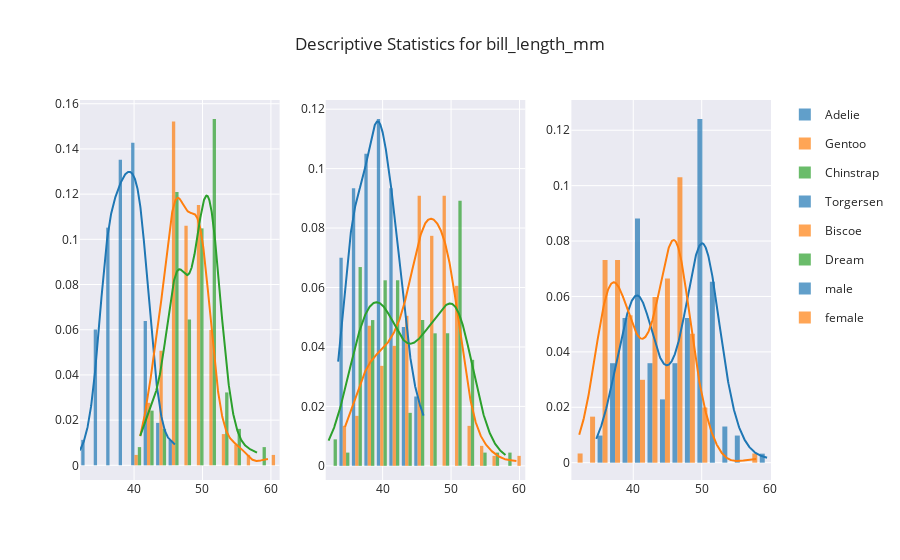
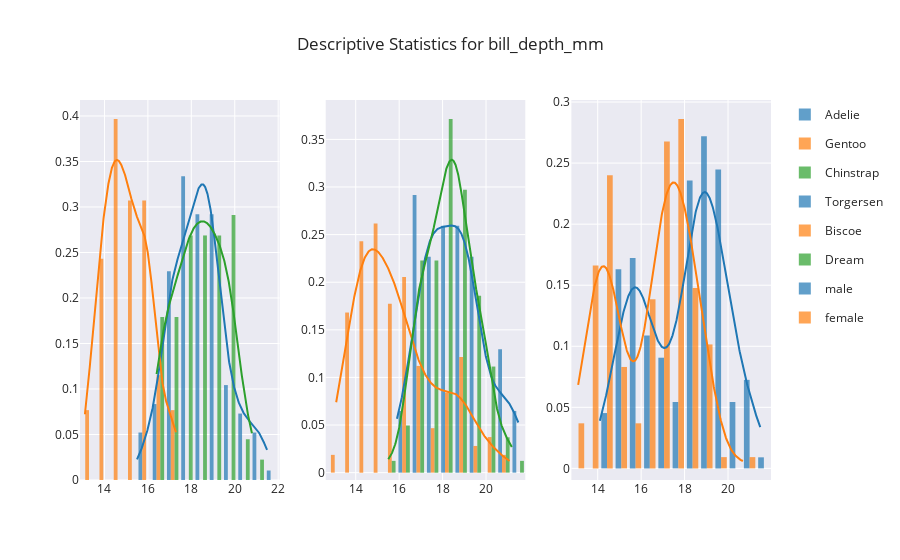
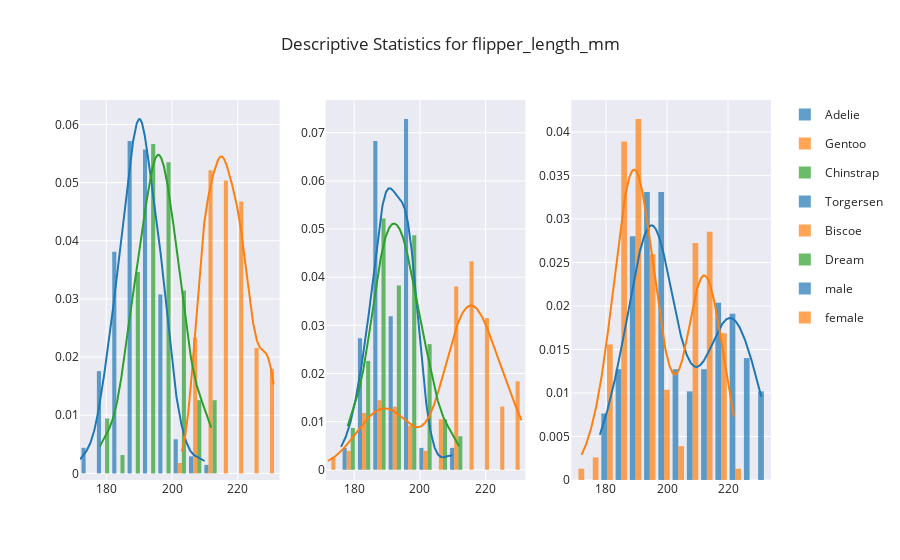
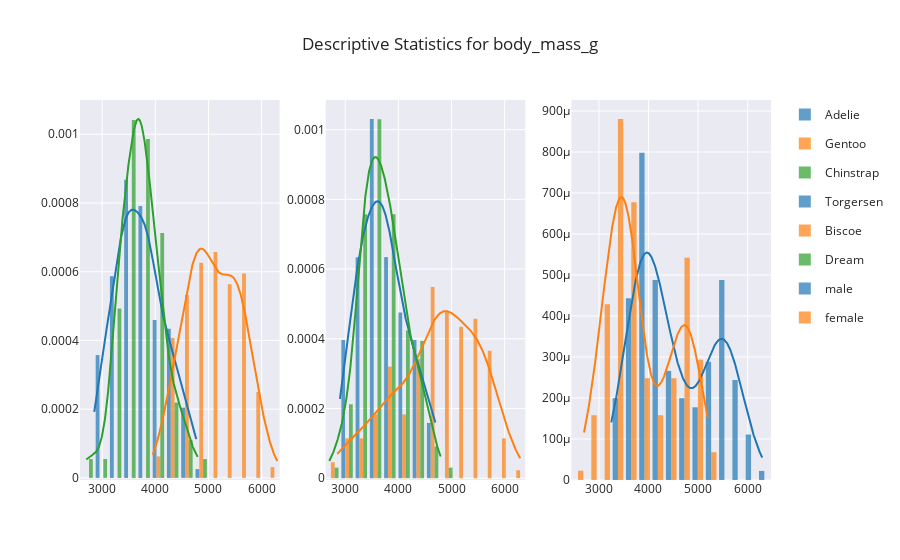

The code cell stored with these charts, in order, in its notebook:
### Markdown cell above
Now, we display all of the descriptive distributions for each of the continuous features (i.e. displaying numerical features with categorical subgroups)

### Code cell
importlib.reload(plots)
quantitative = [column for column in penguins.columns if not plots.isQualitative(penguins, column)]
qualititative = [column for column in penguins.columns if plots.isQualitative(penguins, column)]
for feature in quantitative:
    plots.descriptiveDistributions(penguins, feature, qualititative).show()

### Figure 1 — Plotly figure (JSON) as saved in the notebook; plotly's stock layout.template omitted (floating-point values rounded to 4 significant figures; data arrays with more than 128 entries replaced by an {"elided": "..."} marker saying what was removed)
{"data": [{"autobinx": false, "histnorm": "probability density", "legendgroup": "Adelie", "marker": {"color": "rgb(31, 119, 180)"}, "name": "Adelie", "opacity": 0.7, "type": "histogram", "x": {"elided": "146 float values"}, "xaxis": "x", "xbins": {"end": 46, "size": 1.823, "start": 32.1}, "yaxis": "y"}, {"autobinx": false, "histnorm": "probability density", "legendgroup": "Gentoo", "marker": {"color": "rgb(255, 127, 14)"}, "name": "Gentoo", "opacity": 0.7, "type": "histogram", "x": [46.1, 50, 48.7, 50, 47.6, 46.5, 45.4, 46.7, 43.3, 46.8, 40.9, 49, 45.5, 48.4, 45.8, 49.3, 42, 49.2, 46.2, 48.7, 50.2, 45.1, 46.5, 46.3, 42.9, 46.1, 47.8, 48.2, 50, 47.3, 42.8, 45.1, 59.6, 49.1, 48.4, 42.6, 44.4, 44, 48.7, 42.7, 49.6, 45.3, 49.6, 50.5, 43.6, 45.5, 50.5, 44.9, 45.2, 46.6, 48.5, 45.1, 50.1, 46.5, 45, 43.8, 45.5, 43.2, 50.4, 45.3, 46.2, 45.7, 54.3, 45.8, 49.8, 49.5, 43.5, 50.7, 47.7, 46.4, 48.2, 46.5, 46.4, 48.6, 47.5, 51.1, 45.2, 45.2, 49.1, 52.5, 47.4, 50, 44.9, 50.8, 43.4, 51.3, 47.5, 52.1, 47.5, 52.2, 45.5, 49.5, 44.5, 50.8, 49.4, 46.9, 48.4, 51.1, 48.5, 55.9, 47.2, 49.1, 46.8, 41.7, 53.4, 43.3, 48.1, 50.5, 49.8, 43.5, 51.5, 46.2, 55.1, 48.8, 47.2, 46.8, 50.4, 45.2, 49.9], "xaxis": "x", "xbins": {"end": 59.6, "size": 1.823, "start": 40.9}, "yaxis": "y"}, {"autobinx": false, "histnorm": "probability density", "legendgroup": "Chinstrap", "marker": {"color": "rgb(44, 160, 44)"}, "name": "Chinstrap", "opacity": 0.7, "type": "histogram", "x": [46.5, 50, 51.3, 45.4, 52.7, 45.2, 46.1, 51.3, 46, 51.3, 46.6, 51.7, 47, 52, 45.9, 50.5, 50.3, 58, 46.4, 49.2, 42.4, 48.5, 43.2, 50.6, 46.7, 52, 50.5, 49.5, 46.4, 52.8, 40.9, 54.2, 42.5, 51, 49.7, 47.5, 47.6, 52, 46.9, 53.5, 49, 46.2, 50.9, 45.5, 50.9, 50.8, 50.1, 49, 51.5, 49.8, 48.1, 51.4, 45.7, 50.7, 42.5, 52.2, 45.2, 49.3, 50.2, 45.6, 51.9, 46.8, 45.7, 55.8, 43.5, 49.6, 50.8, 50.2], "xaxis": "x", "xbins": {"end": 58, "size": 1.823, "start": 40.9}, "yaxis": "y"}, {"legendgroup": "Adelie", "marker": {"color": "rgb(31, 119, 180)"}, "mode": "lines", "name": "Adelie", "showlegend": false, "type": "scatter", "x": {"elided": "500 float values"}, "xaxis": "x", "y": {"elided": "500 float values"}, "yaxis": "y"}, {"legendgroup": "Gentoo", "marker": {"color": "rgb(255, 127, 14)"}, "mode": "lines", "name": "Gentoo", "showlegend": false, "type": "scatter", "x": {"elided": "500 float values"}, "xaxis": "x", "y": {"elided": "500 float values"}, "yaxis": "y"}, {"legendgroup": "Chinstrap", "marker": {"color": "rgb(44, 160, 44)"}, "mode": "lines", "name": "Chinstrap", "showlegend": false, "type": "scatter", "x": {"elided": "500 float values"}, "xaxis": "x", "y": {"elided": "500 float values"}, "yaxis": "y"}, {"autobinx": false, "histnorm": "probability density", "legendgroup": "Torgersen", "marker": {"color": "rgb(31, 119, 180)"}, "name": "Torgersen", "opacity": 0.7, "type": "histogram", "x": [39.1, 39.5, 40.3, 36.7, 39.3, 38.9, 39.2, 41.1, 38.6, 34.6, 36.6, 38.7, 42.5, 34.4, 46, 35.9, 41.8, 33.5, 39.7, 39.6, 45.8, 35.5, 42.8, 40.9, 37.2, 36.2, 42.1, 34.6, 42.9, 36.7, 35.1, 38.6, 37.3, 35.7, 41.1, 36.2, 37.7, 40.2, 41.4, 35.2, 40.6, 38.8, 41.5, 39, 44.1, 38.5, 43.1], "xaxis": "x2", "xbins": {"end": 46, "size": 1.823, "start": 33.5}, "yaxis": "y2"}, {"autobinx": false, "histnorm": "probability density", "legendgroup": "Biscoe", "marker": {"color": "rgb(255, 127, 14)"}, "name": "Biscoe", "opacity": 0.7, "type": "histogram", "x": {"elided": "163 float values"}, "xaxis": "x2", "xbins": {"end": 59.6, "size": 1.823, "start": 34.5}, "yaxis": "y2"}, {"autobinx": false, "histnorm": "probability density", "legendgroup": "Dream", "marker": {"color": "rgb(44, 160, 44)"}, "name": "Dream", "opacity": 0.7, "type": "histogram", "x": [39.5, 37.2, 39.5, 40.9, 36.4, 39.2, 38.8, 42.2, 37.6, 39.8, 36.5, 40.8, 36, 44.1, 37, 39.6, 41.1, 36, 42.3, 37.3, 41.3, 36.3, 36.9, 38.3, 38.9, 35.7, 41.1, 34, 39.6, 36.2, 40.8, 38.1, 40.3, 33.1, 43.2, 36.8, 37.5, 38.1, 41.1, 35.6, 40.2, 37, 39.7, 40.2, 40.6, 32.1, 40.7, 37.3, 39, 39.2, 36.6, 36, 37.8, 36, 41.5, 46.5, 50, 51.3, 45.4, 52.7, 45.2, 46.1, 51.3, 46, 51.3, 46.6, 51.7, 47, 52, 45.9, 50.5, 50.3, 58, 46.4, 49.2, 42.4, 48.5, 43.2, 50.6, 46.7, 52, 50.5, 49.5, 46.4, 52.8, 40.9, 54.2, 42.5, 51, 49.7, 47.5, 47.6, 52, 46.9, 53.5, 49, 46.2, 50.9, 45.5, 50.9, 50.8, 50.1, 49, 51.5, 49.8, 48.1, 51.4, 45.7, 50.7, 42.5, 52.2, 45.2, 49.3, 50.2, 45.6, 51.9, 46.8, 45.7, 55.8, 43.5, 49.6, 50.8, 50.2], "xaxis": "x2", "xbins": {"end": 58, "size": 1.823, "start": 32.1}, "yaxis": "y2"}, {"legendgroup": "Torgersen", "marker": {"color": "rgb(31, 119, 180)"}, "mode": "lines", "name": "Torgersen", "showlegend": false, "type": "scatter", "x": {"elided": "500 float values"}, "xaxis": "x2", "y": {"elided": "500 float values"}, "yaxis": "y2"}, {"legendgroup": "Biscoe", "marker": {"color": "rgb(255, 127, 14)"}, "mode": "lines", "name": "Biscoe", "showlegend": false, "type": "scatter", "x": {"elided": "500 float values"}, "xaxis": "x2", "y": {"elided": "500 float values"}, "yaxis": "y2"}, {"legendgroup": "Dream", "marker": {"color": "rgb(44, 160, 44)"}, "mode": "lines", "name": "Dream", "showlegend": false, "type": "scatter", "x": {"elided": "500 float values"}, "xaxis": "x2", "y": {"elided": "500 float values"}, "yaxis": "y2"}, {"autobinx": false, "histnorm": "probability density", "legendgroup": "male", "marker": {"color": "rgb(31, 119, 180)"}, "name": "male", "opacity": 0.7, "type": "histogram", "x": {"elided": "168 float values"}, "xaxis": "x3", "xbins": {"end": 59.6, "size": 1.823, "start": 34.6}, "yaxis": "y3"}, {"autobinx": false, "histnorm": "probability density", "legendgroup": "female", "marker": {"color": "rgb(255, 127, 14)"}, "name": "female", "opacity": 0.7, "type": "histogram", "x": {"elided": "165 float values"}, "xaxis": "x3", "xbins": {"end": 58, "size": 1.823, "start": 32.1}, "yaxis": "y3"}, {"legendgroup": "male", "marker": {"color": "rgb(31, 119, 180)"}, "mode": "lines", "name": "male", "showlegend": false, "type": "scatter", "x": {"elided": "500 float values"}, "xaxis": "x3", "y": {"elided": "500 float values"}, "yaxis": "y3"}, {"legendgroup": "female", "marker": {"color": "rgb(255, 127, 14)"}, "mode": "lines", "name": "female", "showlegend": false, "type": "scatter", "x": {"elided": "500 float values"}, "xaxis": "x3", "y": {"elided": "500 float values"}, "yaxis": "y3"}], "layout": {"title": {"text": "Descriptive Statistics for bill_length_mm"}, "xaxis": {"anchor": "y", "domain": [0, 0.2889]}, "xaxis2": {"anchor": "y2", "domain": [0.3556, 0.6444]}, "xaxis3": {"anchor": "y3", "domain": [0.7111, 1]}, "yaxis": {"anchor": "x", "domain": [0, 1]}, "yaxis2": {"anchor": "x2", "domain": [0, 1]}, "yaxis3": {"anchor": "x3", "domain": [0, 1]}}}

### Figure 2 — Plotly figure (JSON) as saved in the notebook; plotly's stock layout.template omitted (floating-point values rounded to 4 significant figures; data arrays with more than 128 entries replaced by an {"elided": "..."} marker saying what was removed)
{"data": [{"autobinx": false, "histnorm": "probability density", "legendgroup": "Adelie", "marker": {"color": "rgb(31, 119, 180)"}, "name": "Adelie", "opacity": 0.7, "type": "histogram", "x": {"elided": "146 float values"}, "xaxis": "x", "xbins": {"end": 21.5, "size": 0.6567, "start": 15.5}, "yaxis": "y"}, {"autobinx": false, "histnorm": "probability density", "legendgroup": "Gentoo", "marker": {"color": "rgb(255, 127, 14)"}, "name": "Gentoo", "opacity": 0.7, "type": "histogram", "x": [13.2, 16.3, 14.1, 15.2, 14.5, 13.5, 14.6, 15.3, 13.4, 15.4, 13.7, 16.1, 13.7, 14.6, 14.6, 15.7, 13.5, 15.2, 14.5, 15.1, 14.3, 14.5, 14.5, 15.8, 13.1, 15.1, 15, 14.3, 15.3, 15.3, 14.2, 14.5, 17, 14.8, 16.3, 13.7, 17.3, 13.6, 15.7, 13.7, 16, 13.7, 15, 15.9, 13.9, 13.9, 15.9, 13.3, 15.8, 14.2, 14.1, 14.4, 15, 14.4, 15.4, 13.9, 15, 14.5, 15.3, 13.8, 14.9, 13.9, 15.7, 14.2, 16.8, 16.2, 14.2, 15, 15, 15.6, 15.6, 14.8, 15, 16, 14.2, 16.3, 13.8, 16.4, 14.5, 15.6, 14.6, 15.9, 13.8, 17.3, 14.4, 14.2, 14, 17, 15, 17.1, 14.5, 16.1, 14.7, 15.7, 15.8, 14.6, 14.4, 16.5, 15, 17, 15.5, 15, 16.1, 14.7, 15.8, 14, 15.1, 15.2, 15.9, 15.2, 16.3, 14.1, 16, 16.2, 13.7, 14.3, 15.7, 14.8, 16.1], "xaxis": "x", "xbins": {"end": 17.3, "size": 0.6567, "start": 13.1}, "yaxis": "y"}, {"autobinx": false, "histnorm": "probability density", "legendgroup": "Chinstrap", "marker": {"color": "rgb(44, 160, 44)"}, "name": "Chinstrap", "opacity": 0.7, "type": "histogram", "x": [17.9, 19.5, 19.2, 18.7, 19.8, 17.8, 18.2, 18.2, 18.9, 19.9, 17.8, 20.3, 17.3, 18.1, 17.1, 19.6, 20, 17.8, 18.6, 18.2, 17.3, 17.5, 16.6, 19.4, 17.9, 19, 18.4, 19, 17.8, 20, 16.6, 20.8, 16.7, 18.8, 18.6, 16.8, 18.3, 20.7, 16.6, 19.9, 19.5, 17.5, 19.1, 17, 17.9, 18.5, 17.9, 19.6, 18.7, 17.3, 16.4, 19, 17.3, 19.7, 17.3, 18.8, 16.6, 19.9, 18.8, 19.4, 19.5, 16.5, 17, 19.8, 18.1, 18.2, 19, 18.7], "xaxis": "x", "xbins": {"end": 20.8, "size": 0.6567, "start": 16.4}, "yaxis": "y"}, {"legendgroup": "Adelie", "marker": {"color": "rgb(31, 119, 180)"}, "mode": "lines", "name": "Adelie", "showlegend": false, "type": "scatter", "x": {"elided": "500 float values"}, "xaxis": "x", "y": {"elided": "500 float values"}, "yaxis": "y"}, {"legendgroup": "Gentoo", "marker": {"color": "rgb(255, 127, 14)"}, "mode": "lines", "name": "Gentoo", "showlegend": false, "type": "scatter", "x": {"elided": "500 float values"}, "xaxis": "x", "y": {"elided": "500 float values"}, "yaxis": "y"}, {"legendgroup": "Chinstrap", "marker": {"color": "rgb(44, 160, 44)"}, "mode": "lines", "name": "Chinstrap", "showlegend": false, "type": "scatter", "x": {"elided": "500 float values"}, "xaxis": "x", "y": {"elided": "500 float values"}, "yaxis": "y"}, {"autobinx": false, "histnorm": "probability density", "legendgroup": "Torgersen", "marker": {"color": "rgb(31, 119, 180)"}, "name": "Torgersen", "opacity": 0.7, "type": "histogram", "x": [18.7, 17.4, 18, 19.3, 20.6, 17.8, 19.6, 17.6, 21.2, 21.1, 17.8, 19, 20.7, 18.4, 21.5, 16.6, 19.4, 19, 18.4, 17.2, 18.9, 17.5, 18.5, 16.8, 19.4, 16.1, 19.1, 17.2, 17.6, 18.8, 19.4, 17, 20.5, 17, 18.6, 17.2, 19.8, 17, 18.5, 15.9, 19, 17.6, 18.3, 17.1, 18, 17.9, 19.2], "xaxis": "x2", "xbins": {"end": 21.5, "size": 0.6567, "start": 15.9}, "yaxis": "y2"}, {"autobinx": false, "histnorm": "probability density", "legendgroup": "Biscoe", "marker": {"color": "rgb(255, 127, 14)"}, "name": "Biscoe", "opacity": 0.7, "type": "histogram", "x": {"elided": "163 float values"}, "xaxis": "x2", "xbins": {"end": 21.1, "size": 0.6567, "start": 13.1}, "yaxis": "y2"}, {"autobinx": false, "histnorm": "probability density", "legendgroup": "Dream", "marker": {"color": "rgb(44, 160, 44)"}, "name": "Dream", "opacity": 0.7, "type": "histogram", "x": [16.7, 18.1, 17.8, 18.9, 17, 21.1, 20, 18.5, 19.3, 19.1, 18, 18.4, 18.5, 19.7, 16.9, 18.8, 19, 17.9, 21.2, 17.8, 20.3, 19.5, 18.6, 19.2, 18.8, 18, 18.1, 17.1, 18.1, 17.3, 18.9, 18.6, 18.5, 16.1, 18.5, 18.5, 18.5, 17.6, 17.5, 17.5, 20.1, 16.5, 17.9, 17.1, 17.2, 15.5, 17, 16.8, 18.7, 18.6, 18.4, 17.8, 18.1, 17.1, 18.5, 17.9, 19.5, 19.2, 18.7, 19.8, 17.8, 18.2, 18.2, 18.9, 19.9, 17.8, 20.3, 17.3, 18.1, 17.1, 19.6, 20, 17.8, 18.6, 18.2, 17.3, 17.5, 16.6, 19.4, 17.9, 19, 18.4, 19, 17.8, 20, 16.6, 20.8, 16.7, 18.8, 18.6, 16.8, 18.3, 20.7, 16.6, 19.9, 19.5, 17.5, 19.1, 17, 17.9, 18.5, 17.9, 19.6, 18.7, 17.3, 16.4, 19, 17.3, 19.7, 17.3, 18.8, 16.6, 19.9, 18.8, 19.4, 19.5, 16.5, 17, 19.8, 18.1, 18.2, 19, 18.7], "xaxis": "x2", "xbins": {"end": 21.2, "size": 0.6567, "start": 15.5}, "yaxis": "y2"}, {"legendgroup": "Torgersen", "marker": {"color": "rgb(31, 119, 180)"}, "mode": "lines", "name": "Torgersen", "showlegend": false, "type": "scatter", "x": {"elided": "500 float values"}, "xaxis": "x2", "y": {"elided": "500 float values"}, "yaxis": "y2"}, {"legendgroup": "Biscoe", "marker": {"color": "rgb(255, 127, 14)"}, "mode": "lines", "name": "Biscoe", "showlegend": false, "type": "scatter", "x": {"elided": "500 float values"}, "xaxis": "x2", "y": {"elided": "500 float values"}, "yaxis": "y2"}, {"legendgroup": "Dream", "marker": {"color": "rgb(44, 160, 44)"}, "mode": "lines", "name": "Dream", "showlegend": false, "type": "scatter", "x": {"elided": "500 float values"}, "xaxis": "x2", "y": {"elided": "500 float values"}, "yaxis": "y2"}, {"autobinx": false, "histnorm": "probability density", "legendgroup": "male", "marker": {"color": "rgb(31, 119, 180)"}, "name": "male", "opacity": 0.7, "type": "histogram", "x": {"elided": "168 float values"}, "xaxis": "x3", "xbins": {"end": 21.5, "size": 0.6567, "start": 14.1}, "yaxis": "y3"}, {"autobinx": false, "histnorm": "probability density", "legendgroup": "female", "marker": {"color": "rgb(255, 127, 14)"}, "name": "female", "opacity": 0.7, "type": "histogram", "x": {"elided": "165 float values"}, "xaxis": "x3", "xbins": {"end": 20.7, "size": 0.6567, "start": 13.1}, "yaxis": "y3"}, {"legendgroup": "male", "marker": {"color": "rgb(31, 119, 180)"}, "mode": "lines", "name": "male", "showlegend": false, "type": "scatter", "x": {"elided": "500 float values"}, "xaxis": "x3", "y": {"elided": "500 float values"}, "yaxis": "y3"}, {"legendgroup": "female", "marker": {"color": "rgb(255, 127, 14)"}, "mode": "lines", "name": "female", "showlegend": false, "type": "scatter", "x": {"elided": "500 float values"}, "xaxis": "x3", "y": {"elided": "500 float values"}, "yaxis": "y3"}], "layout": {"title": {"text": "Descriptive Statistics for bill_depth_mm"}, "xaxis": {"anchor": "y", "domain": [0, 0.2889]}, "xaxis2": {"anchor": "y2", "domain": [0.3556, 0.6444]}, "xaxis3": {"anchor": "y3", "domain": [0.7111, 1]}, "yaxis": {"anchor": "x", "domain": [0, 1]}, "yaxis2": {"anchor": "x2", "domain": [0, 1]}, "yaxis3": {"anchor": "x3", "domain": [0, 1]}}}

### Figure 3 — Plotly figure (JSON) as saved in the notebook; plotly's stock layout.template omitted (floating-point values rounded to 4 significant figures; data arrays with more than 128 entries replaced by an {"elided": "..."} marker saying what was removed)
{"data": [{"autobinx": false, "histnorm": "probability density", "legendgroup": "Adelie", "marker": {"color": "rgb(31, 119, 180)"}, "name": "Adelie", "opacity": 0.7, "type": "histogram", "x": {"elided": "146 int values"}, "xaxis": "x", "xbins": {"end": 210, "size": 4.673, "start": 172}, "yaxis": "y"}, {"autobinx": false, "histnorm": "probability density", "legendgroup": "Gentoo", "marker": {"color": "rgb(255, 127, 14)"}, "name": "Gentoo", "opacity": 0.7, "type": "histogram", "x": [211, 230, 210, 218, 215, 210, 211, 219, 209, 215, 214, 216, 214, 213, 210, 217, 210, 221, 209, 222, 218, 215, 213, 215, 215, 215, 215, 210, 220, 222, 209, 207, 230, 220, 220, 213, 219, 208, 208, 208, 225, 210, 216, 222, 217, 210, 225, 213, 215, 210, 220, 210, 225, 217, 220, 208, 220, 208, 224, 208, 221, 214, 231, 219, 230, 229, 220, 223, 216, 221, 221, 217, 216, 230, 209, 220, 215, 223, 212, 221, 212, 224, 212, 228, 218, 218, 212, 230, 218, 228, 212, 224, 214, 226, 216, 222, 203, 225, 219, 228, 215, 228, 215, 210, 219, 208, 209, 216, 229, 213, 230, 217, 230, 222, 214, 215, 222, 212, 213], "xaxis": "x", "xbins": {"end": 231, "size": 4.673, "start": 203}, "yaxis": "y"}, {"autobinx": false, "histnorm": "probability density", "legendgroup": "Chinstrap", "marker": {"color": "rgb(44, 160, 44)"}, "name": "Chinstrap", "opacity": 0.7, "type": "histogram", "x": [192, 196, 193, 188, 197, 198, 178, 197, 195, 198, 193, 194, 185, 201, 190, 201, 197, 181, 190, 195, 181, 191, 187, 193, 195, 197, 200, 200, 191, 205, 187, 201, 187, 203, 195, 199, 195, 210, 192, 205, 210, 187, 196, 196, 196, 201, 190, 212, 187, 198, 199, 201, 193, 203, 187, 197, 191, 203, 202, 194, 206, 189, 195, 207, 202, 193, 210, 198], "xaxis": "x", "xbins": {"end": 212, "size": 4.673, "start": 178}, "yaxis": "y"}, {"legendgroup": "Adelie", "marker": {"color": "rgb(31, 119, 180)"}, "mode": "lines", "name": "Adelie", "showlegend": false, "type": "scatter", "x": {"elided": "500 float values"}, "xaxis": "x", "y": {"elided": "500 float values"}, "yaxis": "y"}, {"legendgroup": "Gentoo", "marker": {"color": "rgb(255, 127, 14)"}, "mode": "lines", "name": "Gentoo", "showlegend": false, "type": "scatter", "x": {"elided": "500 float values"}, "xaxis": "x", "y": {"elided": "500 float values"}, "yaxis": "y"}, {"legendgroup": "Chinstrap", "marker": {"color": "rgb(44, 160, 44)"}, "mode": "lines", "name": "Chinstrap", "showlegend": false, "type": "scatter", "x": {"elided": "500 float values"}, "xaxis": "x", "y": {"elided": "500 float values"}, "yaxis": "y"}, {"autobinx": false, "histnorm": "probability density", "legendgroup": "Torgersen", "marker": {"color": "rgb(31, 119, 180)"}, "name": "Torgersen", "opacity": 0.7, "type": "histogram", "x": [181, 186, 195, 193, 190, 181, 195, 182, 191, 198, 185, 195, 197, 184, 194, 190, 198, 190, 190, 196, 197, 190, 195, 191, 184, 187, 195, 189, 196, 187, 193, 188, 199, 189, 189, 187, 198, 176, 202, 186, 199, 191, 195, 191, 210, 190, 197], "xaxis": "x2", "xbins": {"end": 210, "size": 4.673, "start": 176}, "yaxis": "y2"}, {"autobinx": false, "histnorm": "probability density", "legendgroup": "Biscoe", "marker": {"color": "rgb(255, 127, 14)"}, "name": "Biscoe", "opacity": 0.7, "type": "histogram", "x": {"elided": "163 int values"}, "xaxis": "x2", "xbins": {"end": 231, "size": 4.673, "start": 172}, "yaxis": "y2"}, {"autobinx": false, "histnorm": "probability density", "legendgroup": "Dream", "marker": {"color": "rgb(44, 160, 44)"}, "name": "Dream", "opacity": 0.7, "type": "histogram", "x": [178, 178, 188, 184, 195, 196, 190, 180, 181, 184, 182, 195, 186, 196, 185, 190, 182, 190, 191, 191, 194, 190, 189, 189, 190, 202, 205, 185, 186, 187, 208, 190, 196, 178, 192, 193, 199, 187, 190, 191, 200, 185, 193, 193, 187, 188, 190, 192, 185, 190, 184, 195, 193, 187, 201, 192, 196, 193, 188, 197, 198, 178, 197, 195, 198, 193, 194, 185, 201, 190, 201, 197, 181, 190, 195, 181, 191, 187, 193, 195, 197, 200, 200, 191, 205, 187, 201, 187, 203, 195, 199, 195, 210, 192, 205, 210, 187, 196, 196, 196, 201, 190, 212, 187, 198, 199, 201, 193, 203, 187, 197, 191, 203, 202, 194, 206, 189, 195, 207, 202, 193, 210, 198], "xaxis": "x2", "xbins": {"end": 212, "size": 4.673, "start": 178}, "yaxis": "y2"}, {"legendgroup": "Torgersen", "marker": {"color": "rgb(31, 119, 180)"}, "mode": "lines", "name": "Torgersen", "showlegend": false, "type": "scatter", "x": {"elided": "500 float values"}, "xaxis": "x2", "y": {"elided": "500 float values"}, "yaxis": "y2"}, {"legendgroup": "Biscoe", "marker": {"color": "rgb(255, 127, 14)"}, "mode": "lines", "name": "Biscoe", "showlegend": false, "type": "scatter", "x": {"elided": "500 float values"}, "xaxis": "x2", "y": {"elided": "500 float values"}, "yaxis": "y2"}, {"legendgroup": "Dream", "marker": {"color": "rgb(44, 160, 44)"}, "mode": "lines", "name": "Dream", "showlegend": false, "type": "scatter", "x": {"elided": "500 float values"}, "xaxis": "x2", "y": {"elided": "500 float values"}, "yaxis": "y2"}, {"autobinx": false, "histnorm": "probability density", "legendgroup": "male", "marker": {"color": "rgb(31, 119, 180)"}, "name": "male", "opacity": 0.7, "type": "histogram", "x": {"elided": "168 int values"}, "xaxis": "x3", "xbins": {"end": 231, "size": 4.673, "start": 178}, "yaxis": "y3"}, {"autobinx": false, "histnorm": "probability density", "legendgroup": "female", "marker": {"color": "rgb(255, 127, 14)"}, "name": "female", "opacity": 0.7, "type": "histogram", "x": {"elided": "165 int values"}, "xaxis": "x3", "xbins": {"end": 222, "size": 4.673, "start": 172}, "yaxis": "y3"}, {"legendgroup": "male", "marker": {"color": "rgb(31, 119, 180)"}, "mode": "lines", "name": "male", "showlegend": false, "type": "scatter", "x": {"elided": "500 float values"}, "xaxis": "x3", "y": {"elided": "500 float values"}, "yaxis": "y3"}, {"legendgroup": "female", "marker": {"color": "rgb(255, 127, 14)"}, "mode": "lines", "name": "female", "showlegend": false, "type": "scatter", "x": {"elided": "500 float values"}, "xaxis": "x3", "y": {"elided": "500 float values"}, "yaxis": "y3"}], "layout": {"title": {"text": "Descriptive Statistics for flipper_length_mm"}, "xaxis": {"anchor": "y", "domain": [0, 0.2889]}, "xaxis2": {"anchor": "y2", "domain": [0.3556, 0.6444]}, "xaxis3": {"anchor": "y3", "domain": [0.7111, 1]}, "yaxis": {"anchor": "x", "domain": [0, 1]}, "yaxis2": {"anchor": "x2", "domain": [0, 1]}, "yaxis3": {"anchor": "x3", "domain": [0, 1]}}}

### Figure 4 — Plotly figure (JSON) as saved in the notebook; plotly's stock layout.template omitted (floating-point values rounded to 4 significant figures; data arrays with more than 128 entries replaced by an {"elided": "..."} marker saying what was removed)
{"data": [{"autobinx": false, "histnorm": "probability density", "legendgroup": "Adelie", "marker": {"color": "rgb(31, 119, 180)"}, "name": "Adelie", "opacity": 0.7, "type": "histogram", "x": {"elided": "146 int values"}, "xaxis": "x", "xbins": {"end": 4775, "size": 268.4, "start": 2850}, "yaxis": "y"}, {"autobinx": false, "histnorm": "probability density", "legendgroup": "Gentoo", "marker": {"color": "rgb(255, 127, 14)"}, "name": "Gentoo", "opacity": 0.7, "type": "histogram", "x": [4500, 5700, 4450, 5700, 5400, 4550, 4800, 5200, 4400, 5150, 4650, 5550, 4650, 5850, 4200, 5850, 4150, 6300, 4800, 5350, 5700, 5000, 4400, 5050, 5000, 5100, 5650, 4600, 5550, 5250, 4700, 5050, 6050, 5150, 5400, 4950, 5250, 4350, 5350, 3950, 5700, 4300, 4750, 5550, 4900, 4200, 5400, 5100, 5300, 4850, 5300, 4400, 5000, 4900, 5050, 4300, 5000, 4450, 5550, 4200, 5300, 4400, 5650, 4700, 5700, 5800, 4700, 5550, 4750, 5000, 5100, 5200, 4700, 5800, 4600, 6000, 4750, 5950, 4625, 5450, 4725, 5350, 4750, 5600, 4600, 5300, 4875, 5550, 4950, 5400, 4750, 5650, 4850, 5200, 4925, 4875, 4625, 5250, 4850, 5600, 4975, 5500, 5500, 4700, 5500, 4575, 5500, 5000, 5950, 4650, 5500, 4375, 5850, 6000, 4925, 4850, 5750, 5200, 5400], "xaxis": "x", "xbins": {"end": 6300, "size": 268.4, "start": 3950}, "yaxis": "y"}, {"autobinx": false, "histnorm": "probability density", "legendgroup": "Chinstrap", "marker": {"color": "rgb(44, 160, 44)"}, "name": "Chinstrap", "opacity": 0.7, "type": "histogram", "x": [3500, 3900, 3650, 3525, 3725, 3950, 3250, 3750, 4150, 3700, 3800, 3775, 3700, 4050, 3575, 4050, 3300, 3700, 3450, 4400, 3600, 3400, 2900, 3800, 3300, 4150, 3400, 3800, 3700, 4550, 3200, 4300, 3350, 4100, 3600, 3900, 3850, 4800, 2700, 4500, 3950, 3650, 3550, 3500, 3675, 4450, 3400, 4300, 3250, 3675, 3325, 3950, 3600, 4050, 3350, 3450, 3250, 4050, 3800, 3525, 3950, 3650, 3650, 4000, 3400, 3775, 4100, 3775], "xaxis": "x", "xbins": {"end": 4800, "size": 268.4, "start": 2700}, "yaxis": "y"}, {"legendgroup": "Adelie", "marker": {"color": "rgb(31, 119, 180)"}, "mode": "lines", "name": "Adelie", "showlegend": false, "type": "scatter", "x": {"elided": "500 float values"}, "xaxis": "x", "y": {"elided": "500 float values"}, "yaxis": "y"}, {"legendgroup": "Gentoo", "marker": {"color": "rgb(255, 127, 14)"}, "mode": "lines", "name": "Gentoo", "showlegend": false, "type": "scatter", "x": {"elided": "500 float values"}, "xaxis": "x", "y": {"elided": "500 float values"}, "yaxis": "y"}, {"legendgroup": "Chinstrap", "marker": {"color": "rgb(44, 160, 44)"}, "mode": "lines", "name": "Chinstrap", "showlegend": false, "type": "scatter", "x": {"elided": "500 float values"}, "xaxis": "x", "y": {"elided": "500 float values"}, "yaxis": "y"}, {"autobinx": false, "histnorm": "probability density", "legendgroup": "Torgersen", "marker": {"color": "rgb(31, 119, 180)"}, "name": "Torgersen", "opacity": 0.7, "type": "histogram", "x": [3750, 3800, 3250, 3450, 3650, 3625, 4675, 3200, 3800, 4400, 3700, 3450, 4500, 3325, 4200, 3050, 4450, 3600, 3900, 3550, 4150, 3700, 4250, 3700, 3900, 3550, 4000, 3200, 4700, 3800, 4200, 2900, 3775, 3350, 3325, 3150, 3500, 3450, 3875, 3050, 4000, 3275, 4300, 3050, 4000, 3325, 3500], "xaxis": "x2", "xbins": {"end": 4700, "size": 268.4, "start": 2900}, "yaxis": "y2"}, {"autobinx": false, "histnorm": "probability density", "legendgroup": "Biscoe", "marker": {"color": "rgb(255, 127, 14)"}, "name": "Biscoe", "opacity": 0.7, "type": "histogram", "x": {"elided": "163 int values"}, "xaxis": "x2", "xbins": {"end": 6300, "size": 268.4, "start": 2850}, "yaxis": "y2"}, {"autobinx": false, "histnorm": "probability density", "legendgroup": "Dream", "marker": {"color": "rgb(44, 160, 44)"}, "name": "Dream", "opacity": 0.7, "type": "histogram", "x": [3250, 3900, 3300, 3900, 3325, 4150, 3950, 3550, 3300, 4650, 3150, 3900, 3100, 4400, 3000, 4600, 3425, 3450, 4150, 3350, 3550, 3800, 3500, 3950, 3600, 3550, 4300, 3400, 4450, 3300, 4300, 3700, 4350, 2900, 4100, 3500, 4475, 3425, 3900, 3175, 3975, 3400, 4250, 3400, 3475, 3050, 3725, 3000, 3650, 4250, 3475, 3450, 3750, 3700, 4000, 3500, 3900, 3650, 3525, 3725, 3950, 3250, 3750, 4150, 3700, 3800, 3775, 3700, 4050, 3575, 4050, 3300, 3700, 3450, 4400, 3600, 3400, 2900, 3800, 3300, 4150, 3400, 3800, 3700, 4550, 3200, 4300, 3350, 4100, 3600, 3900, 3850, 4800, 2700, 4500, 3950, 3650, 3550, 3500, 3675, 4450, 3400, 4300, 3250, 3675, 3325, 3950, 3600, 4050, 3350, 3450, 3250, 4050, 3800, 3525, 3950, 3650, 3650, 4000, 3400, 3775, 4100, 3775], "xaxis": "x2", "xbins": {"end": 4800, "size": 268.4, "start": 2700}, "yaxis": "y2"}, {"legendgroup": "Torgersen", "marker": {"color": "rgb(31, 119, 180)"}, "mode": "lines", "name": "Torgersen", "showlegend": false, "type": "scatter", "x": {"elided": "500 float values"}, "xaxis": "x2", "y": {"elided": "500 float values"}, "yaxis": "y2"}, {"legendgroup": "Biscoe", "marker": {"color": "rgb(255, 127, 14)"}, "mode": "lines", "name": "Biscoe", "showlegend": false, "type": "scatter", "x": {"elided": "500 float values"}, "xaxis": "x2", "y": {"elided": "500 float values"}, "yaxis": "y2"}, {"legendgroup": "Dream", "marker": {"color": "rgb(44, 160, 44)"}, "mode": "lines", "name": "Dream", "showlegend": false, "type": "scatter", "x": {"elided": "500 float values"}, "xaxis": "x2", "y": {"elided": "500 float values"}, "yaxis": "y2"}, {"autobinx": false, "histnorm": "probability density", "legendgroup": "male", "marker": {"color": "rgb(31, 119, 180)"}, "name": "male", "opacity": 0.7, "type": "histogram", "x": {"elided": "168 int values"}, "xaxis": "x3", "xbins": {"end": 6300, "size": 268.4, "start": 3250}, "yaxis": "y3"}, {"autobinx": false, "histnorm": "probability density", "legendgroup": "female", "marker": {"color": "rgb(255, 127, 14)"}, "name": "female", "opacity": 0.7, "type": "histogram", "x": {"elided": "165 int values"}, "xaxis": "x3", "xbins": {"end": 5200, "size": 268.4, "start": 2700}, "yaxis": "y3"}, {"legendgroup": "male", "marker": {"color": "rgb(31, 119, 180)"}, "mode": "lines", "name": "male", "showlegend": false, "type": "scatter", "x": {"elided": "500 float values"}, "xaxis": "x3", "y": {"elided": "500 float values"}, "yaxis": "y3"}, {"legendgroup": "female", "marker": {"color": "rgb(255, 127, 14)"}, "mode": "lines", "name": "female", "showlegend": false, "type": "scatter", "x": {"elided": "500 int values"}, "xaxis": "x3", "y": {"elided": "500 float values"}, "yaxis": "y3"}], "layout": {"title": {"text": "Descriptive Statistics for body_mass_g"}, "xaxis": {"anchor": "y", "domain": [0, 0.2889]}, "xaxis2": {"anchor": "y2", "domain": [0.3556, 0.6444]}, "xaxis3": {"anchor": "y3", "domain": [0.7111, 1]}, "yaxis": {"anchor": "x", "domain": [0, 1]}, "yaxis2": {"anchor": "x2", "domain": [0, 1]}, "yaxis3": {"anchor": "x3", "domain": [0, 1]}}}
